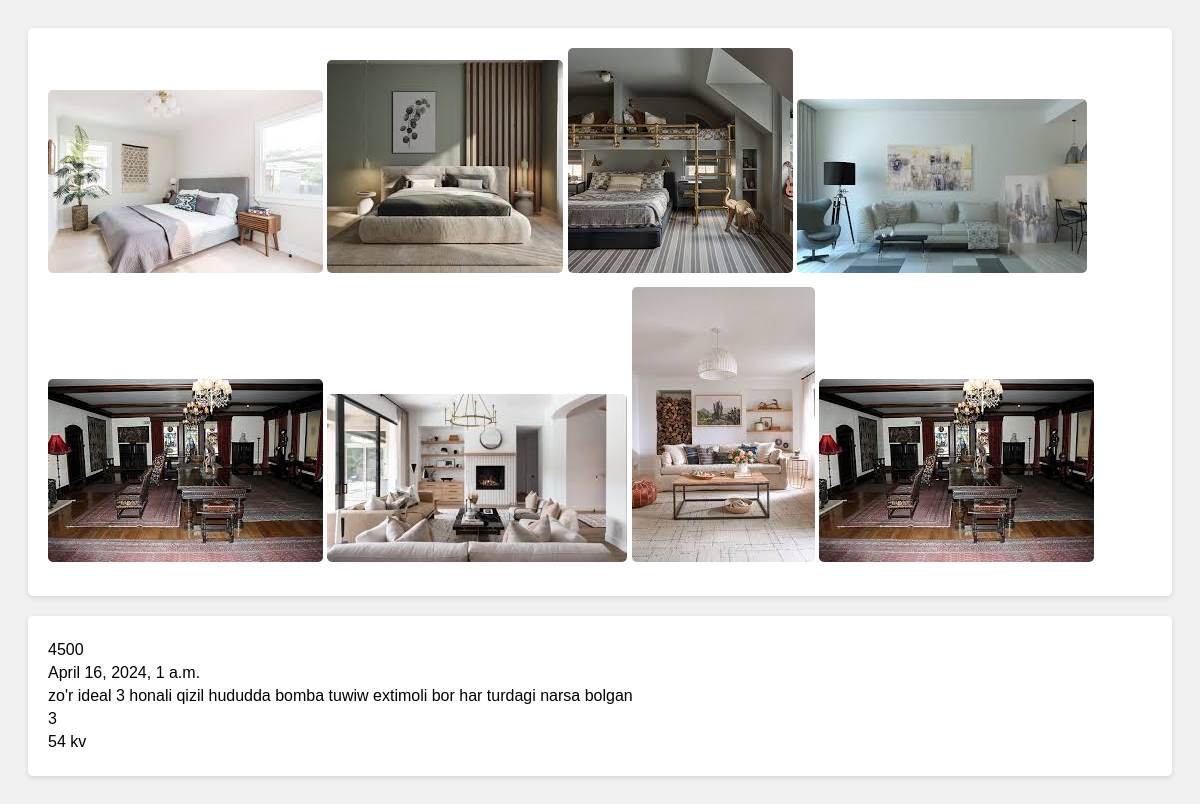
The app's page /deatil/1/ with its own data.
### page_1/models.py (models this page shows, shortened)
class UyRasmlari(models.Model):
    id = models.BigAutoField(primary_key=True)
    xususiyat_id= models.ForeignKey(Xususiyati, on_delete=models.CASCADE)
    picture = models.ImageField(default='default.jpg')

class Xususiyati(models.Model):
    uy = models.ForeignKey(Uylar, on_delete=models.CASCADE)
    vazifasi = models.ForeignKey(Vazifalar, on_delete=models.CASCADE)
    narxi = models.CharField(max_length=255)
    sana = models.DateTimeField()
    star = models.ForeignKey(Stars, on_delete=models.CASCADE)
    defaultimage = models.ImageField(default='defaulthome.jpg')

class Uylar(models.Model):
    mijoz = models.ForeignKey(Mijoz, on_delete=models.CASCADE)
    holati = models.TextField()
    yashash_maydoni = models.CharField(max_length=255)
    xonalar_soni = models.BigIntegerField()
    joylashuvi = models.CharField(max_length=255)

### page_1/views.py (the view)
# urls.py: path('deatil/<a>/', detail_home.as_view(), name='detail_home'),
class detail_home(View):
    def get(self, request, a):
        xususiyat = Xususiyati.objects.get(pk=a)
        Uy_picture = UyRasmlari.objects.filter(xususiyat_id=a)
        return render(request, 'detail_img.html', {'Uy_picture':Uy_picture, "xususiyat":xususiyat})

### templates/detail_img.html (shortened to what this page needs)
<!DOCTYPE html>
<html lang="en">
<head>
</head>
<body>
    <div>
        {% for i in Uy_picture %}
            <img src="{{ i.picture.url }}">
        {% endfor %}
    </div>
    <div>
        <p> {{ xususiyat.narxi }}</p>
        <p>{{ xususiyat.sana }}</p>
        <p>{{ xususiyat.uy.holati }}</p>
        <p>{{ xususiyat.uy.xonalar_soni }}</p>
        <p>{{ xususiyat.uy.yashash_maydoni }}</p>
    </div>
</body>
</html>

### templates/detail_img.html (style rules this page uses)
body { font-family: Arial, sans-serif; background-color: #f0f0f0; padding: 20px; }
div { background-color: #fff; border-radius: 5px; box-shadow: 0 2px 5px rgba(0, 0, 0, 0.1); padding: 20px; margin-bottom: 20px; }
img { max-width: 100%; height: auto; border-radius: 5px; margin-bottom: 10px; }
p { margin: 5px 0; }

### records on screen
UyRasmlari: picture (picture)
UyRasmlari: picture (picture)
UyRasmlari: picture (picture)
UyRasmlari: picture (picture)
UyRasmlari: picture (picture)
UyRasmlari: picture (picture)
UyRasmlari: picture (picture)
UyRasmlari: picture (picture)
Xususiyati: narxi "4500", sana "April 16, 2024, 1 a.m.", uy.holati "zo'r ideal 3 honali qizil hududda bomba tuwiw extimoli bor har turdagi narsa bolgan", uy.xonalar_soni "3", uy.yashash_maydoni "54 kv"
